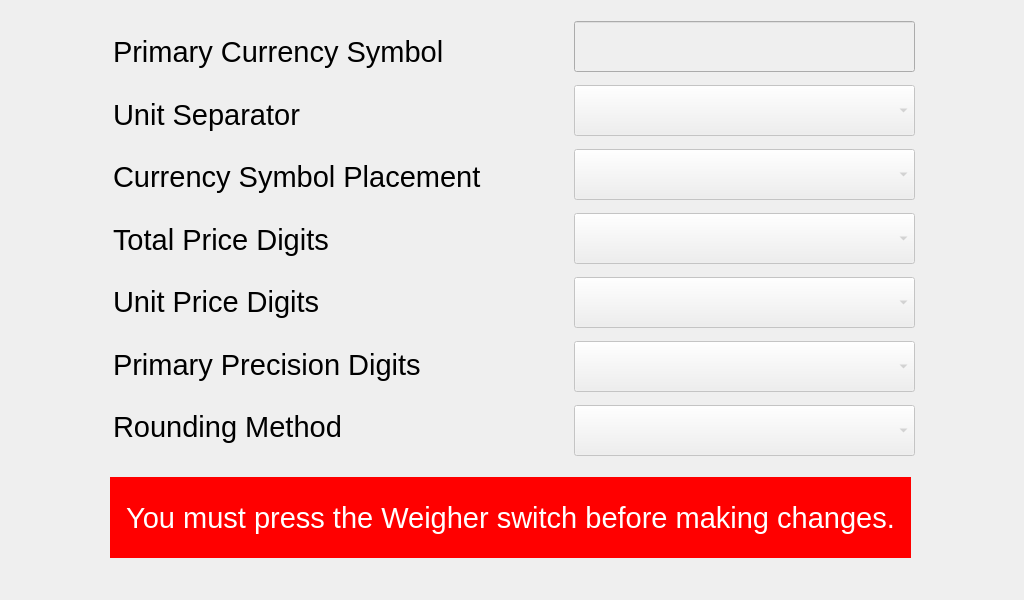
<?xml version="1.0" encoding="UTF-8"?>
<ui version="4.0">
 <class>serviceCurrencySetup</class>
 <widget class="QWidget" name="serviceCurrencySetup">
  <property name="geometry">
   <rect>
    <x>0</x>
    <y>0</y>
    <width>1024</width>
    <height>600</height>
   </rect>
  </property>
  <property name="font">
   <font>
    <pointsize>22</pointsize>
   </font>
  </property>
  <property name="windowTitle">
   <string>Form</string>
  </property>
  <widget class="QWidget" name="verticalLayoutWidget">
   <property name="geometry">
    <rect>
     <x>113</x>
     <y>24</y>
     <width>454</width>
     <height>431</height>
    </rect>
   </property>
   <layout class="QVBoxLayout" name="verticalLayout">
    <item>
     <widget class="QLabel" name="primaryCurrencySymbolLabel">
      <property name="text">
       <string>Primary Currency Symbol</string>
      </property>
     </widget>
    </item>
    <item>
     <widget class="QLabel" name="unitSeparatorLabel">
      <property name="text">
       <string>Unit Separator</string>
      </property>
     </widget>
    </item>
    <item>
     <widget class="QLabel" name="currencySymbolPlacementLabel">
      <property name="text">
       <string>Currency Symbol Placement</string>
      </property>
     </widget>
    </item>
    <item>
     <widget class="QLabel" name="totalPriceDigitsLabel">
      <property name="text">
       <string>Total Price Digits</string>
      </property>
     </widget>
    </item>
    <item>
     <widget class="QLabel" name="unitPriceDigitsLabel">
      <property name="text">
       <string>Unit Price Digits</string>
      </property>
     </widget>
    </item>
    <item>
     <widget class="QLabel" name="primaryDecisionDigitsLabel">
      <property name="text">
       <string>Primary Precision Digits</string>
      </property>
     </widget>
    </item>
    <item>
     <widget class="QLabel" name="roundingMethodLabel">
      <property name="text">
       <string>Rounding Method</string>
      </property>
     </widget>
    </item>
   </layout>
  </widget>
  <widget class="QLabel" name="weigherNotice">
   <property name="geometry">
    <rect>
     <x>110</x>
     <y>477</y>
     <width>801</width>
     <height>81</height>
    </rect>
   </property>
   <property name="styleSheet">
    <string notr="true">QLabel#weigherNotice{
background-color:rgb(255, 0, 0);
color: white;
	font: 22pt &quot;MS Shell Dlg 2&quot;;
}</string>
   </property>
   <property name="text">
    <string>You must press the Weigher switch before making changes.</string>
   </property>
   <property name="alignment">
    <set>Qt::AlignCenter</set>
   </property>
   <property name="wordWrap">
    <bool>true</bool>
   </property>
  </widget>
  <widget class="QLineEdit" name="primaryCurrencySymbolLineEdit">
   <property name="enabled">
    <bool>false</bool>
   </property>
   <property name="geometry">
    <rect>
     <x>574</x>
     <y>21</y>
     <width>341</width>
     <height>51</height>
    </rect>
   </property>
   <property name="minimumSize">
    <size>
     <width>341</width>
     <height>45</height>
    </size>
   </property>
   <property name="toolTip">
    <string notr="true"/>
   </property>
   <property name="inputMask">
    <string notr="true"/>
   </property>
   <property name="text">
    <string notr="true"/>
   </property>
   <property name="maxLength">
    <number>3</number>
   </property>
   <property name="placeholderText">
    <string notr="true"/>
   </property>
  </widget>
  <widget class="QComboBox" name="unitSeparatorComboBox">
   <property name="enabled">
    <bool>false</bool>
   </property>
   <property name="geometry">
    <rect>
     <x>574</x>
     <y>85</y>
     <width>341</width>
     <height>51</height>
    </rect>
   </property>
   <property name="minimumSize">
    <size>
     <width>341</width>
     <height>45</height>
    </size>
   </property>
  </widget>
  <widget class="QComboBox" name="currencySymbolPlacementComboBox">
   <property name="enabled">
    <bool>false</bool>
   </property>
   <property name="geometry">
    <rect>
     <x>574</x>
     <y>149</y>
     <width>341</width>
     <height>51</height>
    </rect>
   </property>
   <property name="minimumSize">
    <size>
     <width>341</width>
     <height>45</height>
    </size>
   </property>
  </widget>
  <widget class="QComboBox" name="totalPriceDigitsComboBox">
   <property name="enabled">
    <bool>false</bool>
   </property>
   <property name="geometry">
    <rect>
     <x>574</x>
     <y>213</y>
     <width>341</width>
     <height>51</height>
    </rect>
   </property>
   <property name="minimumSize">
    <size>
     <width>341</width>
     <height>45</height>
    </size>
   </property>
  </widget>
  <widget class="QComboBox" name="unitPriceDigitsComboBox">
   <property name="enabled">
    <bool>false</bool>
   </property>
   <property name="geometry">
    <rect>
     <x>574</x>
     <y>277</y>
     <width>341</width>
     <height>51</height>
    </rect>
   </property>
   <property name="minimumSize">
    <size>
     <width>341</width>
     <height>45</height>
    </size>
   </property>
  </widget>
  <widget class="QComboBox" name="primaryPrecisionDigitsComboBox">
   <property name="enabled">
    <bool>false</bool>
   </property>
   <property name="geometry">
    <rect>
     <x>574</x>
     <y>341</y>
     <width>341</width>
     <height>51</height>
    </rect>
   </property>
   <property name="minimumSize">
    <size>
     <width>341</width>
     <height>45</height>
    </size>
   </property>
  </widget>
  <widget class="QComboBox" name="roundingMethodComboBox">
   <property name="enabled">
    <bool>false</bool>
   </property>
   <property name="geometry">
    <rect>
     <x>574</x>
     <y>405</y>
     <width>341</width>
     <height>51</height>
    </rect>
   </property>
   <property name="minimumSize">
    <size>
     <width>341</width>
     <height>45</height>
    </size>
   </property>
  </widget>
 </widget>
 <resources/>
 <connections/>
</ui>
